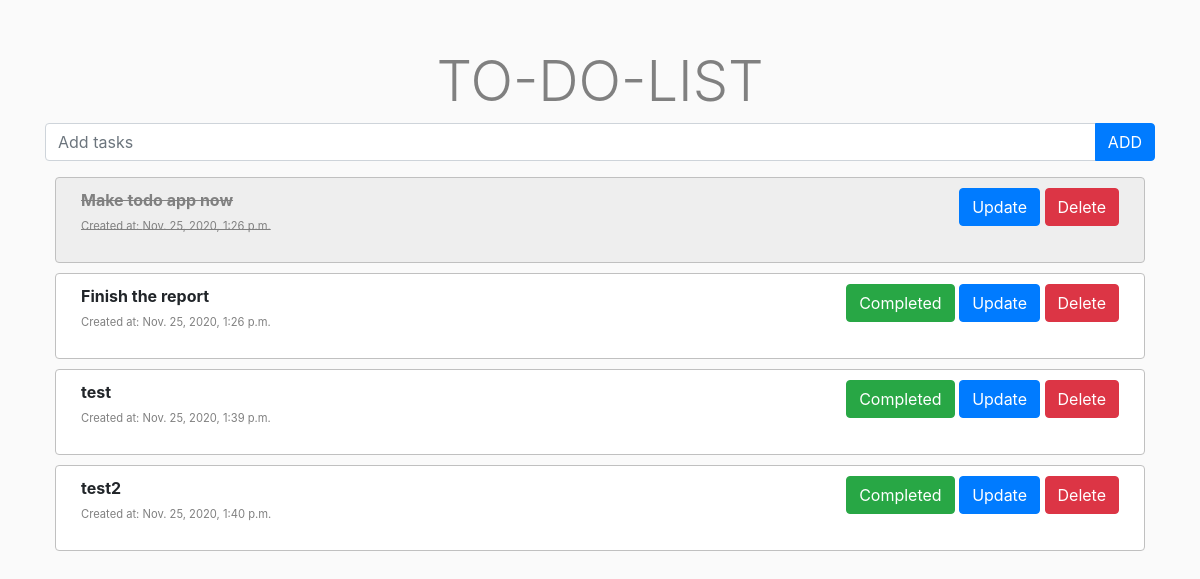
Page /todo/ on the earlier database version.
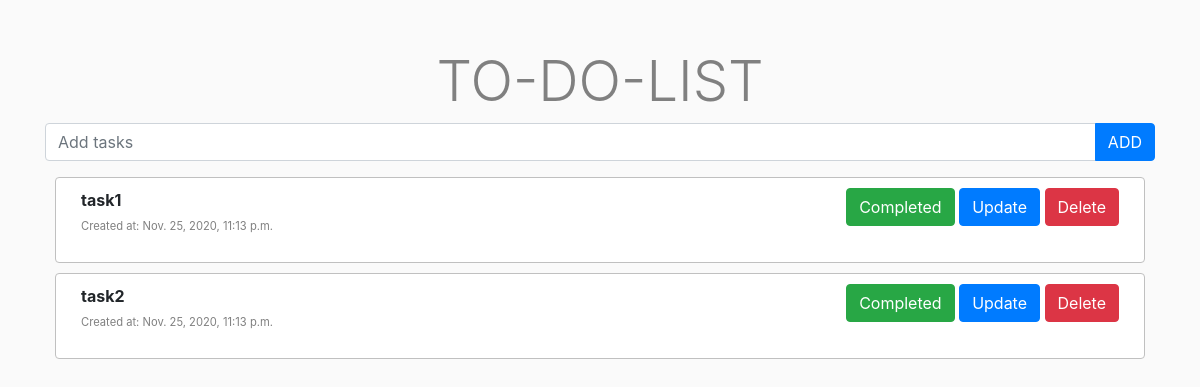
Same page on the later database version.
### Todo/models.py (models this page shows, shortened)
class Todo(models.Model):
    task = models.CharField(max_length=200)
    completed = models.BooleanField(default=False)
    created_at = models.DateTimeField(auto_now_add=True)

### Todo/views.py (the view)
# urls.py: path('', views.index, name="index"),
def index(request):
    tasks = Todo.objects.all()  # Get all the record in the todo table
    form = TaskForm()  # Makes a blank form
    context = {'tasks': tasks, 'form': form}  # Context for index.html
    return render(request, 'Todo/index.html', context)

### Todo/forms.py
class TaskForm(forms.ModelForm):
    class Meta:
        model = Todo
        fields = '__all__'

### templates/Todo/index.html (shortened to what this page needs)
{% load static %}
<!doctype html>
<html lang="en">
  <head>
    <link rel="stylesheet" href="https://cdn.jsdelivr.net/npm/bootstrap@4.5.3/dist/css/bootstrap.min.css">
    <link rel="stylesheet" href="{% static 'css/todo.css' %}">
  </head>
  <body>
    <div class="container mt-5 justify-content-md-center">
        <h1 class="display-4">TO-DO-LIST</h1>
        {% block body %}
            <form action="{% url 'add' %}" method="post">
                <div class="input-group mb-3">
                    <input type="text" name="task" class="form-control" placeholder="Add tasks" aria-label="Recipient's username" aria-describedby="button-addon2">
                    <div class="input-group-append">
                        <input type="submit" value="ADD" class="btn btn-primary" id="button-addon2">
                    </div>
                </div>
            </form>
        {% for task in tasks %}
            {% if task.completed %}
                <div class="row" id="completed">
                    <div class="col-md" style="text-align: left">
                        <p><span id="taskC">{{ task.task }}</span><br>
                            <span id="timeC" >Created at: {{ task.created_at }}</span></p>
                    </div>
                    <div class="col-md" id="buttonsC">
                        <a href="update/{{ task.id }}" class="btn btn-primary">Update</a>
                        <a href="delete/{{ task.id }}" class="btn btn-danger">Delete</a>
                    </div>
                </div>
            {% elif not task.completed %}
                <div class="row" id="tasks">
                <div class="col-md" style="text-align: left">
                    <p><span id="task">{{ task.task }}</span><br>
                        <span id="time" >Created at: {{ task.created_at }}</span></p>
                </div>
                <div class="col-md" id="buttons" >
                    <a href="complete_task/{{ task.id }}" class="btn btn-success">Completed</a>
                    <a href="update/{{ task.id }}" class="btn btn-primary">Update</a>
                    <a href="delete/{{ task.id }}" class="btn btn-danger">Delete</a>
                </div>
            </div>
            {% endif %}
        {% endfor %}
    {% endblock %}
    </div>
  </body>
</html>

### static/css/todo.css (style rules this page uses)
body { background-color: #fafafa; }
h1 { color:gray; font-weight: bold; text-align:center; }
#buttons, #buttonsC { text-align: right; }
#completed, #tasks { border: 1px solid silver; border-radius: 0.25rem; background-color: white; margin: 10px; padding: 10px; }
#time, #timeC { font-size: 0.7rem; color: gray; }
#task, #taskC { font-weight:bold; }

Differences in the rows shown:
removed Todo: task "Make todo app now", created_at "Nov. 25, 2020, 1:26 p.m."
removed Todo: task "Finish the report", created_at "Nov. 25, 2020, 1:26 p.m."
removed Todo: task "test", created_at "Nov. 25, 2020, 1:39 p.m."
removed Todo: task "test2", created_at "Nov. 25, 2020, 1:40 p.m."
added Todo: task "task1", created_at "Nov. 25, 2020, 11:13 p.m."
added Todo: task "task2", created_at "Nov. 25, 2020, 11:13 p.m."
